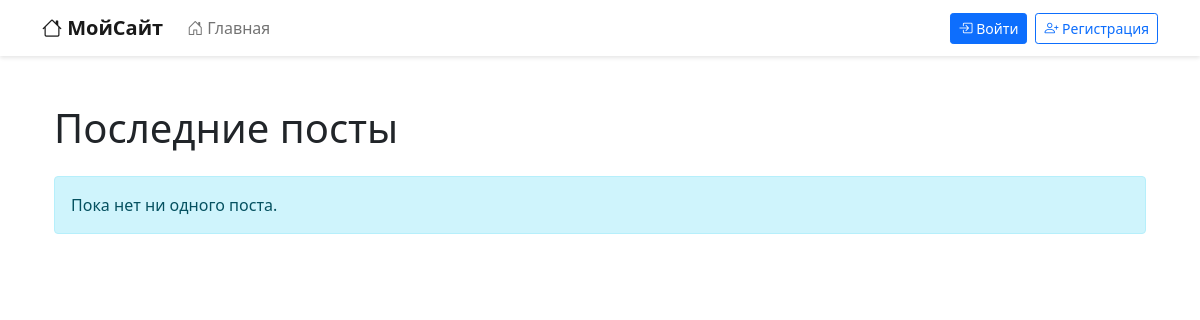
/, run on an earlier commit of the app's database.
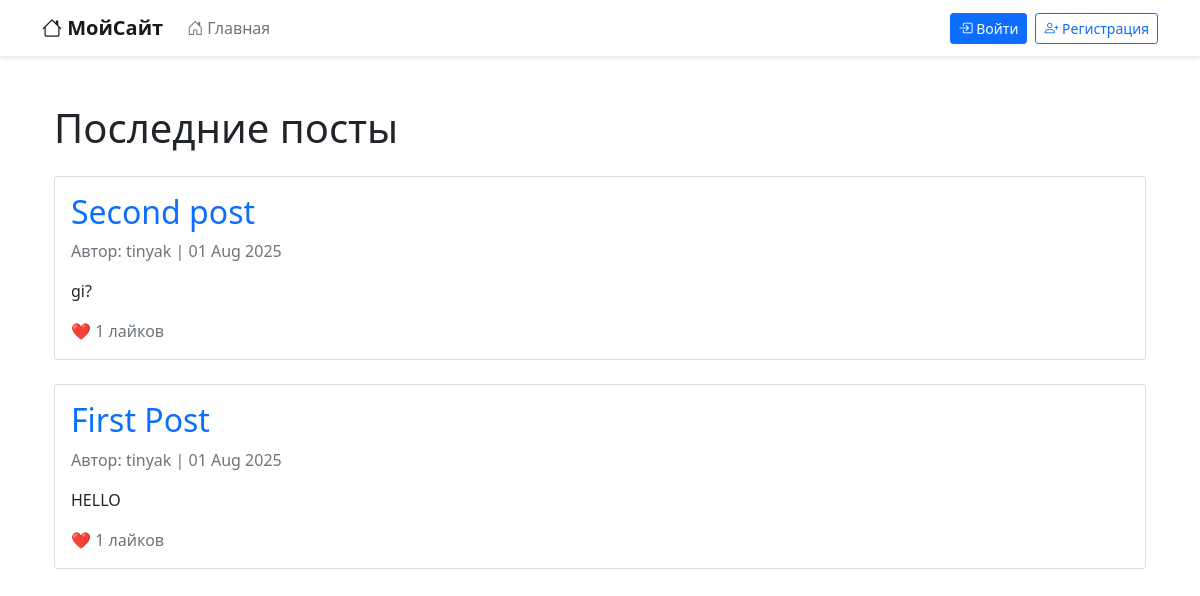
And on a later commit of the database.
### posts/models.py (models this page shows)
class Post(models.Model):
    author = models.ForeignKey(User, on_delete=models.CASCADE)
    title = models.CharField(max_length=200)
    content = models.TextField()
    tags = models.ManyToManyField(Tag, blank=True)
    created_at = models.DateTimeField(auto_now_add=True)
    likes = models.ManyToManyField(User, related_name='liked_posts', blank=True)

### posts/views.py (the view)
# urls.py: 2. Add a URL to urlpatterns:  path('', views.home, name='home')
def home(request):
    posts = Post.objects.all().order_by('-created_at')
    paginator = Paginator(posts, 5)
    page_number = request.GET.get('page')
    page_obj = paginator.get_page(page_number)
    return render(request, 'home.html', {'page_obj':page_obj})

### posts/templates/home.html (shortened to what this page needs)
{% extends 'base.html' %}
{% load static %}
{% block content %}
<div class="container mt-5">
    <h1 class="mb-4">Последние посты</h1>
    {% for post in page_obj %}
    <div class="card mb-4">
        <div class="card-body">
            <h2 class="card-title">
                <a href="{% url 'post_detail' post.pk %}" class="text-decoration-none">
                    {{ post.title }}
                </a>
            </h2>
            <p class="text-muted">
                Автор: {{ post.author.username }} | {{ post.created_at|date:"d M Y" }}
            </p>
            <p class="card-text">
                {{ post.content|truncatechars:100 }}
            </p>
            <div class="mt-3">
                <span class="text-muted">
                    ❤️ {{ post.likes.count }} лайков
                </span>
            </div>
        </div>
    </div>
    {% empty %}
    <div class="alert alert-info">
        Пока нет ни одного поста.
    </div>
    {% endfor %}
</div>
{% endblock %}

What changed in the data, as far as the page shows it:
added Post: title "Second post", author.username "tinyak", created_at "01 Aug 2025", content "gi?", likes.count "1"
added Post: title "First Post", author.username "tinyak", created_at "01 Aug 2025", content "HELLO", likes.count "1"
Also different on the page:
text no longer shown: "Пока нет ни одного поста."
